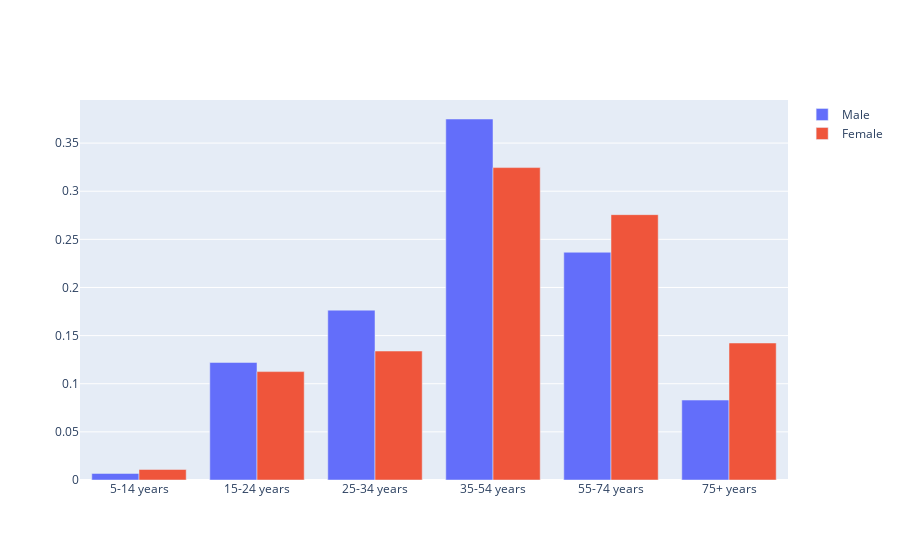

The cell this chart's notebook holds for it:
### Markdown cell above
What about gender ratio?

### Code cell
suicides_male = [[df[df['age']==age][df['sex']=='male']['suicides_no'].sum()] for age in age_groups]
suicides_male = np.array(suicides_male).reshape(len(suicides))
suicides_male = suicides_male/sum(suicides_male) #probability distribution

suicides_female = [[df[df['age']==age][df['sex']=='female']['suicides_no'].sum()] for age in age_groups]
suicides_female = np.array(suicides_female).reshape(len(suicides))
suicides_female = suicides_female/sum(suicides_female) #probability distribution

trace1 = go.Bar(
    x=age_groups,
    y=suicides_male,
    name='Male'
)
trace2 = go.Bar(
    x=age_groups,
    y=suicides_female,
    name='Female'
)

data = [trace1, trace2]
layout = go.Layout(
    barmode='group'
)

py.offline.iplot(data, filename='male/female')

### Figure 1 — Plotly figure (JSON) as saved in the notebook; plotly's stock layout.template omitted (floating-point values rounded to 4 significant figures)
{"data": [{"name": "Male", "type": "bar", "x": ["5-14 years", "15-24 years", "25-34 years", "35-54 years", "55-74 years", "75+ years"], "y": [0.006812, 0.1221, 0.1764, 0.375, 0.2366, 0.08303]}, {"name": "Female", "type": "bar", "x": ["5-14 years", "15-24 years", "25-34 years", "35-54 years", "55-74 years", "75+ years"], "y": [0.01092, 0.1126, 0.134, 0.3245, 0.2757, 0.1423]}], "layout": {}}
